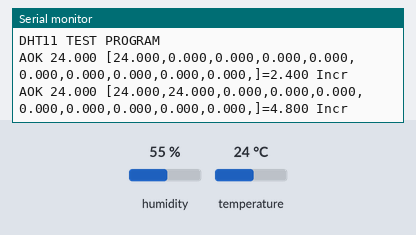
Bench run of a sketch on a simulated Arduino Uno, built with avr-gcc and run on an emulated ATmega328P. On the bench: the last lines printed to the serial monitor. The test bench sets the inputs (shaded band); at power-on: temperature 24 °C, humidity 55 %.

Above: at 3.8 s.
3.9 s: temperature set to 12 °C
At 5.2 s:
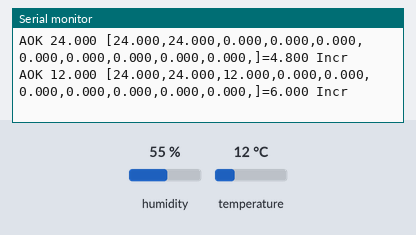
6.1 s: temperature set to 19 °C
At 7.3 s:
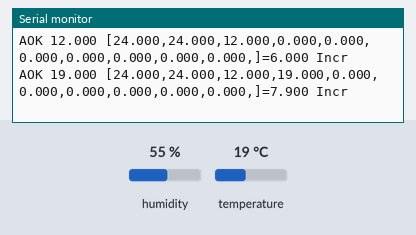
8.3 s: temperature set to 12 °C
At 11.8 s:
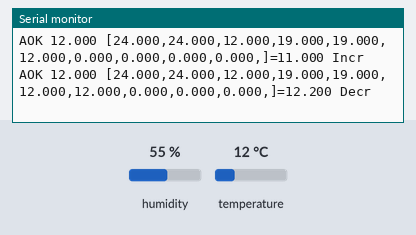
Timing chart, 0 to 13.3 s (numbered marks = the images above; inputs shaded):
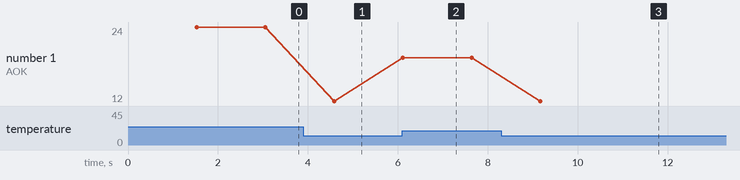

Measured:
- after the input at 3.9 s, the serial monitor: prints a new line after 0.68 s (image 1)
- after the input at 6.1 s, the serial monitor: prints a new line at once (image 2)
- after the input at 8.3 s, the serial monitor: prints a new line after 0.87 s (image 3)
- plotted number 1: 24 → 12 after the input at 3.9 s, 12 → 19 after the input at 6.1 s

The sketch:

updown.ino
```cpp
#include <DHT11Interface.h>

// Sensor pin numbers are counted left to right
// with sensor side (not label side) facing you
// and pins pointed down.

// Connect pin 1 on sensor to VCC (3-5.5 V)
// Connect pin 2 on sensor to input 2 on Arduino
// Pin 3 on sensor doesn't do anything, so ignore it
// Connect pin 4 on sensor to ground.

// More about the sensor at http://www.micro4you.com/files/sensor/DHT11.pdf

#define DHTPIN 2
#define HISTORY_SIZE 10

DHT11Interface *dht11int;
float readings[HISTORY_SIZE];
int readingIndex;

void setup()
{
  dht11int = new DHT11Interface(DHTPIN);
  readingIndex = 0;

  for (int i = 0 ; i < HISTORY_SIZE ; ++i) {
    readings[i] = 0.0;
  }

  Serial.begin(115200);
  Serial.println("DHT11 TEST PROGRAM ");
  Serial.println();
}

float average(float readings[]) {
  float sum = 0.0;

  for (int i = 0 ; i < HISTORY_SIZE ; ++i) {
    sum += readings[i];
  }

  return sum / (float) HISTORY_SIZE;
}

void loop()
{
  delay(1500);  // DHT11 library recommends not taking the first reading for at least 1 second.
  String status = dht11int->status();
  Serial.print(status);
  Serial.print(" ");

  if (status == "AOK") {
    float reading = dht11int->celsius();
    Serial.print(reading, 3);
    Serial.print(" ");
    readings[readingIndex] = reading;
    readingIndex = (readingIndex + 1) % HISTORY_SIZE;

    Serial.print("[");
    for (int i = 0 ; i < HISTORY_SIZE ; ++i) {
      Serial.print(readings[i], 3);
      Serial.print(",");
    }
    Serial.print("]");

    float avg = average(readings);
    Serial.print("=");
    Serial.print(avg, 3);

    if (reading > avg) {
      Serial.print(" Incr");
    } else if (reading == avg) {
      Serial.print(" Hold");
    } else {
      Serial.print(" Decr");
    }
  }

  Serial.println();
}
```
